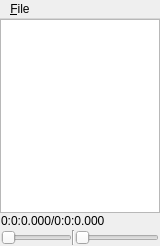
<?xml version="1.0" encoding="UTF-8"?>
<ui version="4.0">
 <class>MainWindow</class>
 <widget class="QMainWindow" name="MainWindow">
  <property name="geometry">
   <rect>
    <x>0</x>
    <y>0</y>
    <width>160</width>
    <height>246</height>
   </rect>
  </property>
  <property name="mouseTracking">
   <bool>true</bool>
  </property>
  <property name="focusPolicy">
   <enum>Qt::StrongFocus</enum>
  </property>
  <property name="windowTitle">
   <string>mp9</string>
  </property>
  <property name="autoFillBackground">
   <bool>false</bool>
  </property>
  <widget class="QWidget" name="centralWidget">
   <layout class="QVBoxLayout" name="verticalLayout">
    <property name="spacing">
     <number>0</number>
    </property>
    <property name="leftMargin">
     <number>0</number>
    </property>
    <property name="topMargin">
     <number>0</number>
    </property>
    <property name="rightMargin">
     <number>0</number>
    </property>
    <property name="bottomMargin">
     <number>0</number>
    </property>
    <item>
     <layout class="QVBoxLayout" name="mainLayout">
      <property name="spacing">
       <number>0</number>
      </property>
      <property name="sizeConstraint">
       <enum>QLayout::SetMinimumSize</enum>
      </property>
      <property name="leftMargin">
       <number>0</number>
      </property>
      <property name="topMargin">
       <number>0</number>
      </property>
      <property name="rightMargin">
       <number>0</number>
      </property>
      <property name="bottomMargin">
       <number>0</number>
      </property>
      <item>
       <widget class="CustomGraphicsView" name="graphicsView"/>
      </item>
      <item>
       <widget class="QWidget" name="labelContainer" native="true">
        <layout class="QHBoxLayout" name="horizontalLayout">
         <property name="spacing">
          <number>1</number>
         </property>
         <property name="sizeConstraint">
          <enum>QLayout::SetMinimumSize</enum>
         </property>
         <property name="leftMargin">
          <number>1</number>
         </property>
         <property name="topMargin">
          <number>1</number>
         </property>
         <property name="rightMargin">
          <number>1</number>
         </property>
         <property name="bottomMargin">
          <number>1</number>
         </property>
         <item>
          <widget class="QLabel" name="currentTime">
           <property name="sizePolicy">
            <sizepolicy hsizetype="Preferred" vsizetype="Fixed">
             <horstretch>0</horstretch>
             <verstretch>0</verstretch>
            </sizepolicy>
           </property>
           <property name="text">
            <string>0:0:0.000/0:0:0.000</string>
           </property>
          </widget>
         </item>
         <item>
          <widget class="QLabel" name="notifiedTime">
           <property name="text">
            <string/>
           </property>
          </widget>
         </item>
         <item>
          <spacer name="horizontalSpacer">
           <property name="orientation">
            <enum>Qt::Horizontal</enum>
           </property>
           <property name="sizeHint" stdset="0">
            <size>
             <width>40</width>
             <height>9</height>
            </size>
           </property>
          </spacer>
         </item>
        </layout>
       </widget>
      </item>
      <item>
       <widget class="QWidget" name="sliderContainer" native="true">
        <layout class="QHBoxLayout" name="sliders">
         <property name="spacing">
          <number>0</number>
         </property>
         <property name="sizeConstraint">
          <enum>QLayout::SetMinimumSize</enum>
         </property>
         <property name="leftMargin">
          <number>1</number>
         </property>
         <property name="topMargin">
          <number>1</number>
         </property>
         <property name="rightMargin">
          <number>1</number>
         </property>
         <property name="bottomMargin">
          <number>1</number>
         </property>
         <item>
          <widget class="CustomSlider" name="timeSlider">
           <property name="focusPolicy">
            <enum>Qt::NoFocus</enum>
           </property>
           <property name="orientation">
            <enum>Qt::Horizontal</enum>
           </property>
          </widget>
         </item>
         <item>
          <widget class="Line" name="line">
           <property name="orientation">
            <enum>Qt::Vertical</enum>
           </property>
          </widget>
         </item>
         <item>
          <widget class="CustomSlider" name="volumeSlider">
           <property name="sizePolicy">
            <sizepolicy hsizetype="Fixed" vsizetype="Fixed">
             <horstretch>0</horstretch>
             <verstretch>0</verstretch>
            </sizepolicy>
           </property>
           <property name="focusPolicy">
            <enum>Qt::NoFocus</enum>
           </property>
           <property name="orientation">
            <enum>Qt::Horizontal</enum>
           </property>
          </widget>
         </item>
        </layout>
       </widget>
      </item>
     </layout>
    </item>
   </layout>
  </widget>
  <widget class="QMenuBar" name="menuBar">
   <property name="geometry">
    <rect>
     <x>0</x>
     <y>0</y>
     <width>160</width>
     <height>22</height>
    </rect>
   </property>
   <widget class="QMenu" name="menu_File">
    <property name="title">
     <string>&amp;File</string>
    </property>
    <widget class="QMenu" name="menu_Open">
     <property name="title">
      <string>&amp;Open</string>
     </property>
     <addaction name="actionOpen_Videos"/>
     <addaction name="actionOpen_Playlist"/>
    </widget>
    <addaction name="menu_Open"/>
   </widget>
   <addaction name="menu_File"/>
  </widget>
  <action name="actionOpen_Videos">
   <property name="text">
    <string>Open &amp;Videos</string>
   </property>
   <property name="shortcut">
    <string>Ctrl+O</string>
   </property>
  </action>
  <action name="actionOpen_Playlist">
   <property name="text">
    <string>Open &amp;Playlist</string>
   </property>
   <property name="shortcut">
    <string>Ctrl+P</string>
   </property>
  </action>
 </widget>
 <layoutdefault spacing="6" margin="11"/>
 <customwidgets>
  <customwidget>
   <class>CustomGraphicsView</class>
   <extends>QGraphicsView</extends>
   <header location="global">customgraphicsview.h</header>
  </customwidget>
  <customwidget>
   <class>CustomSlider</class>
   <extends>QSlider</extends>
   <header location="global">customslider.h</header>
  </customwidget>
 </customwidgets>
 <resources/>
 <connections/>
</ui>
